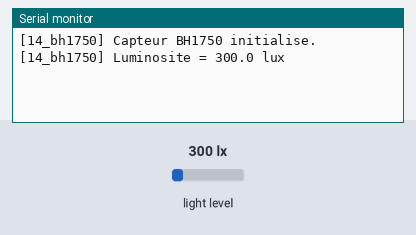
This sketch was run on a simulated ESP32. On the bench: the last lines printed to the serial monitor. The test bench sets the inputs (shaded band); at power-on: light level 300 lx.

Above: at 1.4 s.
1.5 s: light level set to 40 lx
At 2.8 s:
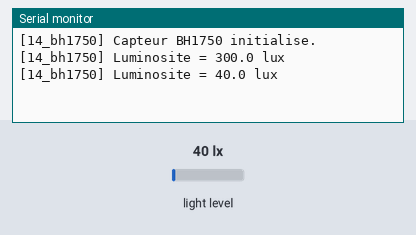
3.0 s: light level set to 500 lx
At 3.8 s:
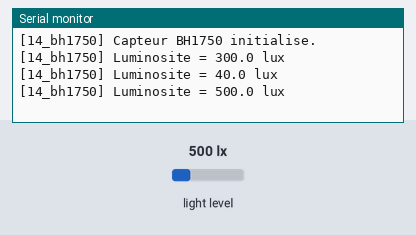
Timing chart, 0 to 6.0 s (numbered marks = the images above; inputs shaded):
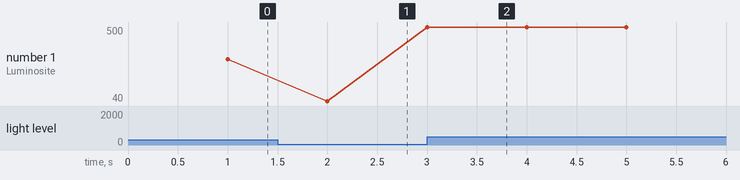

Measured:
- after the input at 1.5 s, the serial monitor: prints a new line after 0.50 s (image 1)
- after the input at 3.0 s, the serial monitor: prints a new line at once (image 2)
- plotted number 1: 300 → 40 after the input at 1.5 s, 40 → 500 after the input at 3.0 s

The sketch:

14_bh1750.ino
```cpp
/*
 * Projet 14 - Capteur de luminosite BH1750 (lux, I2C)
 * Cible : ESP32 / Uno
 * Bibliotheque requise : "BH1750" (par claws / Christopher Laws)
 */

#include <Arduino.h>
#include <Wire.h>
#include <BH1750.h>

BH1750 lightMeter(0x23); // 0x23 (ADDR a GND) ou 0x5C (ADDR a VCC)
const unsigned long READ_INTERVAL_MS = 1000;
unsigned long lastReadTime = 0;

void setup() {
  Serial.begin(115200);
  delay(200);
  Wire.begin(21, 22);

  if (lightMeter.begin(BH1750::CONTINUOUS_HIGH_RES_MODE)) {
    Serial.println("[14_bh1750] Capteur BH1750 initialise.");
  } else {
    Serial.println("[14_bh1750] Echec d'initialisation du BH1750 !");
  }
}

void loop() {
  unsigned long now = millis();
  if (now - lastReadTime >= READ_INTERVAL_MS) {
    lastReadTime = now;
    float lux = lightMeter.readLightLevel();
    if (lux < 0) {
      Serial.println("[14_bh1750] Erreur de lecture.");
    } else {
      Serial.printf("[14_bh1750] Luminosite = %.1f lux\n", lux);
    }
  }
}
```
